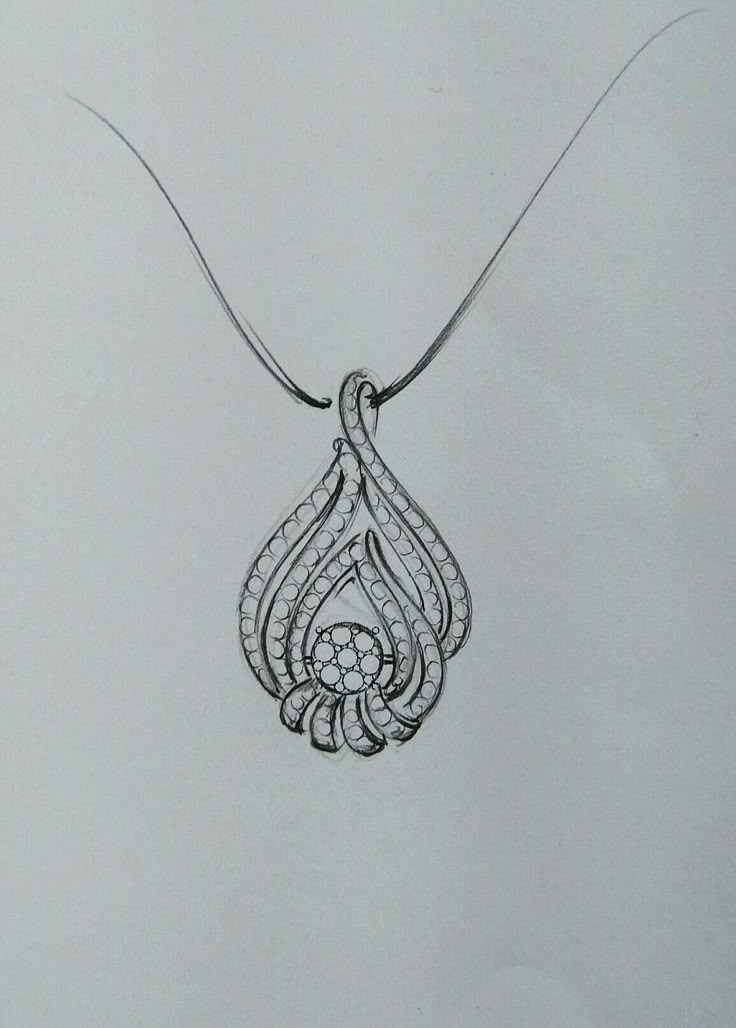
#> input picture test images/pendant.png, 736 x 1028 px
$ python -i main.py   (imports and definitions only)
#> lines starting #> are read from the running program, lines starting #| are printed output that depends on the picture; after the words box and inside, x2 and y2 are one past the last pixel; in counts of white or black regions, pixels touching at a corner belong together
### contour_processor.py
# contour_processor.py
import cv2
import numpy as np
from scipy import interpolate

class ContourProcessor:
    def __init__(self, min_contour_length=50, epsilon_factor=0.01):
        self.min_contour_length = min_contour_length
        self.epsilon_factor = epsilon_factor

    def detect_contours(self, binary_image):
        contours, hierarchy = cv2.findContours(
            binary_image, cv2.RETR_TREE, cv2.CHAIN_APPROX_SIMPLE
        )

        print(f"Found {len(contours)} contours initially")

        # Filter small contours
        filtered_contours = [
            cnt for cnt in contours
            if cv2.arcLength(cnt, True) > self.min_contour_length
        ]

        print(f"After filtering: {len(filtered_contours)} contours")
        return filtered_contours

    def refine_contours(self, contours):
        refined_contours = []
        for i, contour in enumerate(contours):
            # Approximate contour with fewer points
            epsilon = self.epsilon_factor * cv2.arcLength(contour, True)
            approx = cv2.approxPolyDP(contour, epsilon, True)

            # Only keep contours with enough points
            if len(approx) >= 3:
                refined_contours.append(approx)

        print(f"After refinement: {len(refined_contours)} contours")
        return refined_contours

    def vectorize_contours(self, contours):
        vector_curves = []

        for i, contour in enumerate(contours):
            points = contour.reshape(-1, 2)
            if len(points) >= 3:  # Ensure we have at least 3 points
                # Check if contour is closed (first and last points are close)
                if np.linalg.norm(points[0] - points[-1]) < 10:
                    is_closed = True
                else:
                    is_closed = False

                curve = {
                    "type": "polyline",
                    "points": points.tolist(),
                    "is_closed": is_closed,
                    "contour_index": i
                }
                vector_curves.append(curve)
                print(f"Contour {i}: {len(points)} points, closed: {is_closed}")

        print(f"Vectorized {len(vector_curves)} curves")
        return vector_curves

### cad_generator.py
# cad_generator.py
import numpy as np
import trimesh
from shapely.geometry import Polygon, LinearRing

class CADGenerator:
    def __init__(self):
        pass

    def create_cad_geometry(self, vector_curves):
        # Convert vector curves to polygons
        polygons = []

        for curve in vector_curves:
            if curve["type"] == "polyline" and len(curve["points"]) > 2:
                try:
                    points = np.array(curve["points"])
                    polygon = Polygon(points)
                    if polygon.is_valid and not polygon.is_empty:
                        polygons.append(polygon)
                except Exception as e:
                    print(f"Warning: Could not create polygon from curve: {e}")
                    continue

        return polygons

    def extrude_to_3d(self, polygons, thickness=2.0):
        if not polygons:
            print("No valid polygons to extrude")
            return None

        try:
            # Find the largest valid polygon (main shape)
            valid_polygons = [p for p in polygons if p.is_valid and not p.is_empty]
            if not valid_polygons:
                print("No valid polygons found")
                return None

            main_poly = max(valid_polygons, key=lambda p: p.area)

            print(f"Extruding polygon with area: {main_poly.area:.2f}")

            # Try to extrude with different engines
            try:
                # First try with default engine
                mesh = trimesh.creation.extrude_polygon(main_poly, height=thickness)
            except:
                # Fallback: try with explicit engine
                try:
                    mesh = trimesh.creation.extrude_polygon(main_poly, height=thickness, engine='triangle')
                except:
                    # Final fallback: create simple geometry manually
                    mesh = self.create_simple_extrusion(main_poly, thickness)

            if mesh is None:
                print("Extrusion failed, creating fallback mesh")
                mesh = self.create_simple_extrusion(main_poly, thickness)

            return mesh

        except Exception as e:
            print(f"Extrusion error: {e}")
            # Create a simple fallback mesh
            return self.create_simple_fallback(thickness)

    # [52 lines left out: functions create_simple_extrusion, create_simple_fallback, not called in this run]

### mesh_validator.py
# mesh_validator.py
import trimesh
import numpy as np

class MeshValidator:
    def __init__(self):
        pass

    # [60 lines left out: functions validate_mesh, fix_mesh, not called in this run]

### main.py
# main.py
import cv2
import numpy as np
import matplotlib.pyplot as plt
import trimesh
from contour_processor import ContourProcessor
from cad_generator import CADGenerator
from mesh_validator import MeshValidator
import os

class JewelryCADPipeline:
    def __init__(self):
        self.contour_processor = ContourProcessor()
        self.cad_generator = CADGenerator()
        self.mesh_validator = MeshValidator()

    def process_image(self, image_path, output_stl_path, thickness=2.0):
        # Load and preprocess image
#> called with image_path = 'test images/pendant.png', output_stl_path = 'out.png', thickness = 2
        print("Loading and preprocessing image...")

        # Fix file path for Windows
        image_path = os.path.normpath(image_path)
        if not os.path.exists(image_path):
            raise ValueError(f"File not found: {image_path}")

        image = cv2.imread(image_path)
#> image is the input picture: shape (1028, 736, 3); mean B, G, R 178.5, 177.2, 170
        if image is None:
            raise ValueError(f"Could not load image from {image_path}")

        processed = self.preprocess_image(image)

        # Extract and process contours
        print("Extracting contours...")
        contours = self.contour_processor.detect_contours(processed)
        refined_contours = self.contour_processor.refine_contours(contours)
        vector_curves = self.contour_processor.vectorize_contours(refined_contours)

        # Generate CAD geometry
        print("Generating CAD geometry...")
        cad_geometry = self.cad_generator.create_cad_geometry(vector_curves)

        # Extrude to 3D
        print("Extruding to 3D...")
        mesh = self.cad_generator.extrude_to_3d(cad_geometry, thickness=thickness)

        # Validate mesh
        print("Validating mesh...")
        is_valid, issues = self.mesh_validator.validate_mesh(mesh)

        if not is_valid:
            print(f"Mesh validation issues: {issues}")
            # Apply fixes if possible
            mesh = self.mesh_validator.fix_mesh(mesh)
            is_valid, issues = self.mesh_validator.validate_mesh(mesh)
            if not is_valid:
                print("Warning: Mesh still has issues after fixing attempts")

        # Export STL
        print(f"Exporting STL to {output_stl_path}...")
        output_stl_path = os.path.normpath(output_stl_path)
        mesh.export(output_stl_path)

        return {
            "image": image,
            "processed": processed,
            "contours": contours,
            "refined_contours": refined_contours,
            "vector_curves": vector_curves,
            "mesh": mesh,
            "validation": {
                "is_valid": is_valid,
                "issues": issues
            }
        }

    def preprocess_image(self, image):
        gray = cv2.cvtColor(image, cv2.COLOR_BGR2GRAY)

        # Try different blur settings
        blurred = cv2.GaussianBlur(gray, (7, 7), 0)  # Increased from (5,5)

        # Try without CLAHE (sometimes it causes issues)
        # clahe = cv2.createCLAHE(clipLimit=2.0, tileGridSize=(8, 8))
        # enhanced = clahe.apply(blurred)
        enhanced = blurred  # Skip CLAHE

        # Try different thresholding
        _, binary = cv2.threshold(enhanced, 127, 255, cv2.THRESH_BINARY)  # Simple threshold
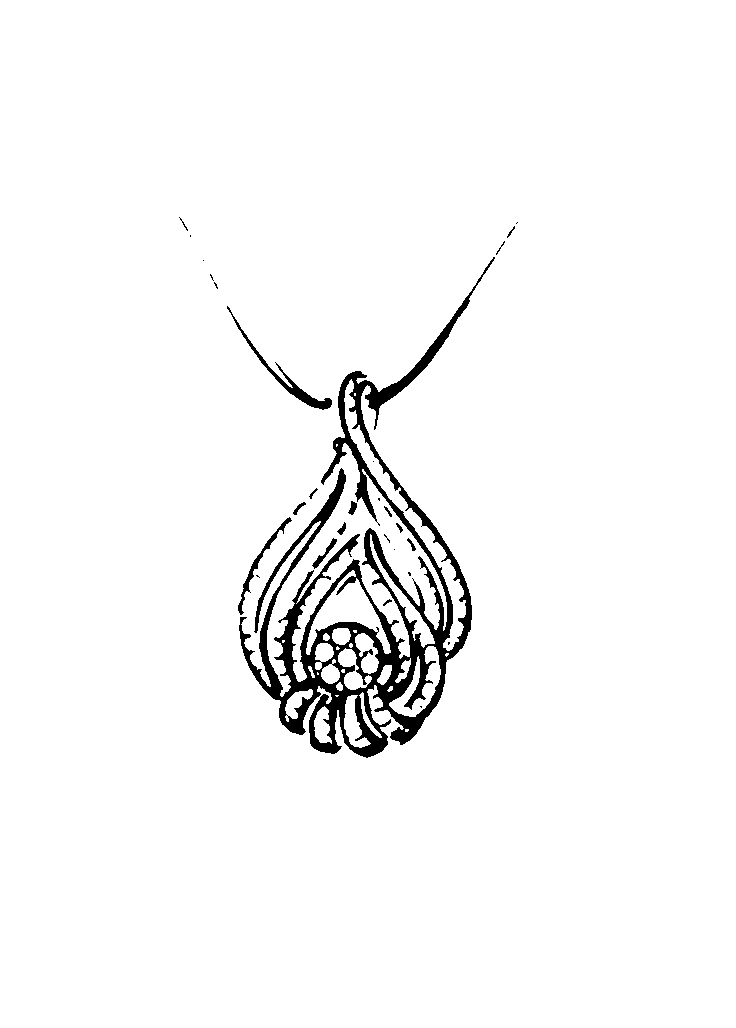
#> binary: shape (1028, 736); 96.8% white; 28 black regions (13 under 20 px), largest, box (x1, y1, x2, y2) and area: (239, 257, 495, 758) 22019, (227, 306, 332, 410) 818, (238, 517, 292, 615) 472

        # Morphological operations
        kernel = np.ones((5, 5), np.uint8)  # Larger kernel
        cleaned = cv2.morphologyEx(binary, cv2.MORPH_CLOSE, kernel)
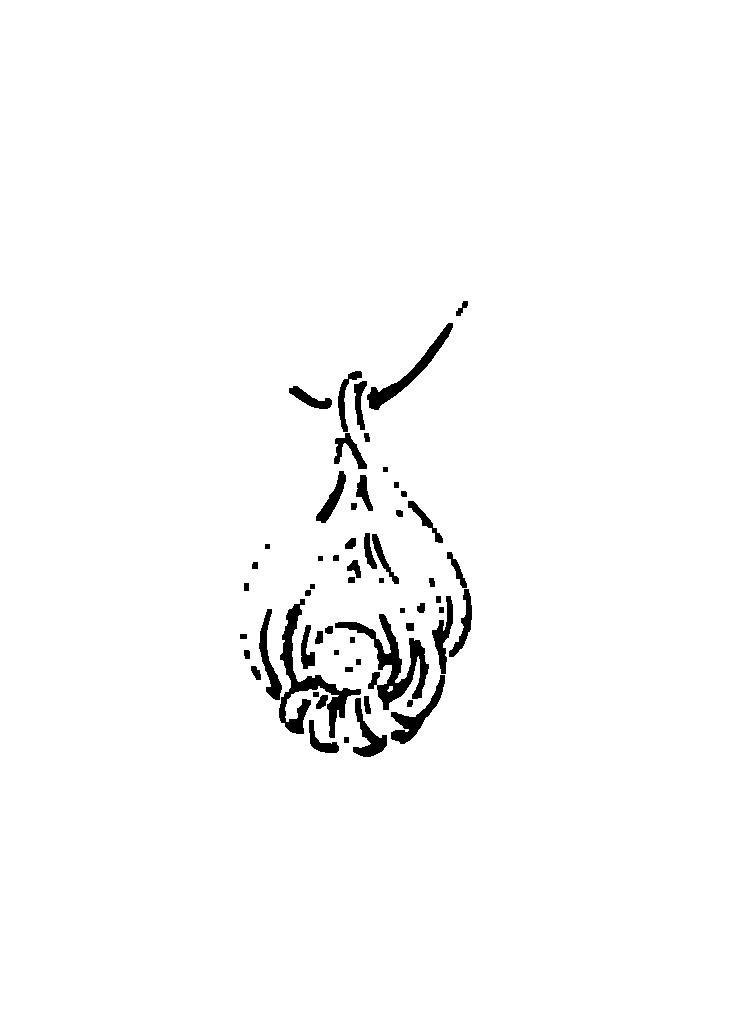
#> cleaned: shape (1028, 736); 97.9% white; 58 black regions, largest, box (x1, y1, x2, y2) and area: (279, 599, 361, 738) 2502, (335, 614, 429, 710) 2488, (367, 323, 453, 410) 1204
        cleaned = cv2.morphologyEx(cleaned, cv2.MORPH_OPEN, kernel)
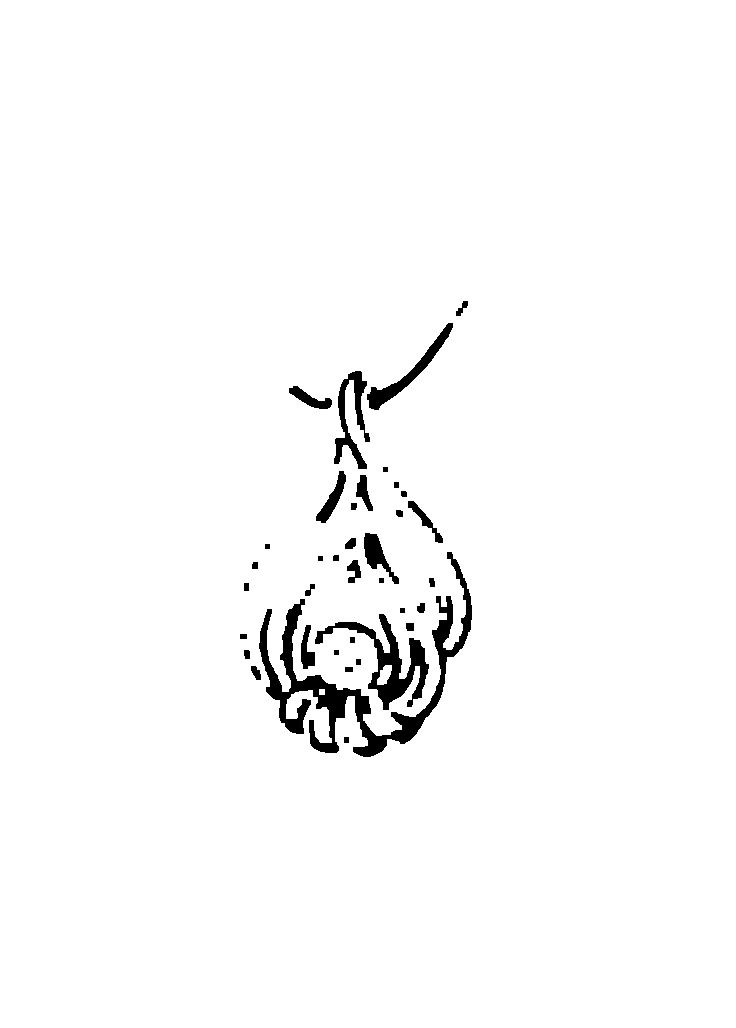
#> cleaned: shape (1028, 736); 97.8% white; 37 black regions

        return cleaned

# [15 lines not run here, left out]

>>> result = JewelryCADPipeline().process_image('test images/pendant.png', 'out.png')
#> in detect_contours, `contours, hierarchy = cv2.findContours( binary_image, cv2.RETR_TREE, c..`: contours = 40 contours; largest, box (x1, y1, x2, y2) and area: (0, 0, 736, 1028) 754845, (258, 551, 473, 758) 8304, (314, 613, 430, 711) 3296, (333, 370, 371, 470) 1534, (366, 322, 454, 411) 1320
#| Found 40 contours initially
#> in detect_contours, `filtered_contours = [ cnt for cnt in contours if cv2.arcLength(cnt, Tr..`: filtered_contours = 14 contours; largest, box (x1, y1, x2, y2) and area: (0, 0, 736, 1028) 754845, (258, 551, 473, 758) 8304, (314, 613, 430, 711) 3296, (333, 370, 371, 470) 1534, (366, 322, 454, 411) 1320
#| After filtering: 14 contours
#> in process_image, `contours = self.contour_processor.detect_contours(processed)`: contours has the same summary as filtered_contours in detect_contours
#> the loop in refine_contours, `for i, contour in enumerate(contours):` made 14 passes
#> epsilon on passes 2 to 13: 1.18, 6.74, 0.59, 0.826, 18.62, 1.63, 1.33, 0.977, 1.39, 1.17, 4.56, 2.77
#> (epsilon, approx) on pass 1: (35.24, [[0, 0], [0, 1027], [735, 1027], [735, 0]])
#> after the loop in refine_contours, `for i, contour in enumerate(contours):`: refined_contours = 14 contours; largest, box (x1, y1, x2, y2) and area: (0, 0, 736, 1028) 754845, (266, 551, 472, 754) 6722, (315, 613, 426, 711) 3013, (333, 370, 371, 470) 1494, (366, 322, 453, 411) 1376
#| After refinement: 14 contours
#> the loop in vectorize_contours, `for i, contour in enumerate(contours):` made 14 passes
#> (points, is_closed) on pass 1: ([[0, 0], [0, 1027], [735, 1027], [735, 0]], False)
#| Contour 0: 4 points, closed: False
#| Contour 1: 12 points, closed: True
#| Contour 2: 20 points, closed: False
#| Contour 3: 14 points, closed: True
#| Contour 4: 14 points, closed: True
#| Contour 5: 18 points, closed: False
#| Contour 6: 15 points, closed: False
#| Contour 7: 17 points, closed: True
#> (further printed lines are left out)
#> after the loop in vectorize_contours, `for i, contour in enumerate(contours):`: vector_curves = 14 items
#| Vectorized 14 curves
#> the loop in create_cad_geometry, `for curve in vector_curves:` made 14 passes
#> after the loop in create_cad_geometry, `for curve in vector_curves:`: polygons = 13 items
#| Extruding polygon with area: 754845.00
#> (the run stopped early here; a loop or call above may not have finished)
